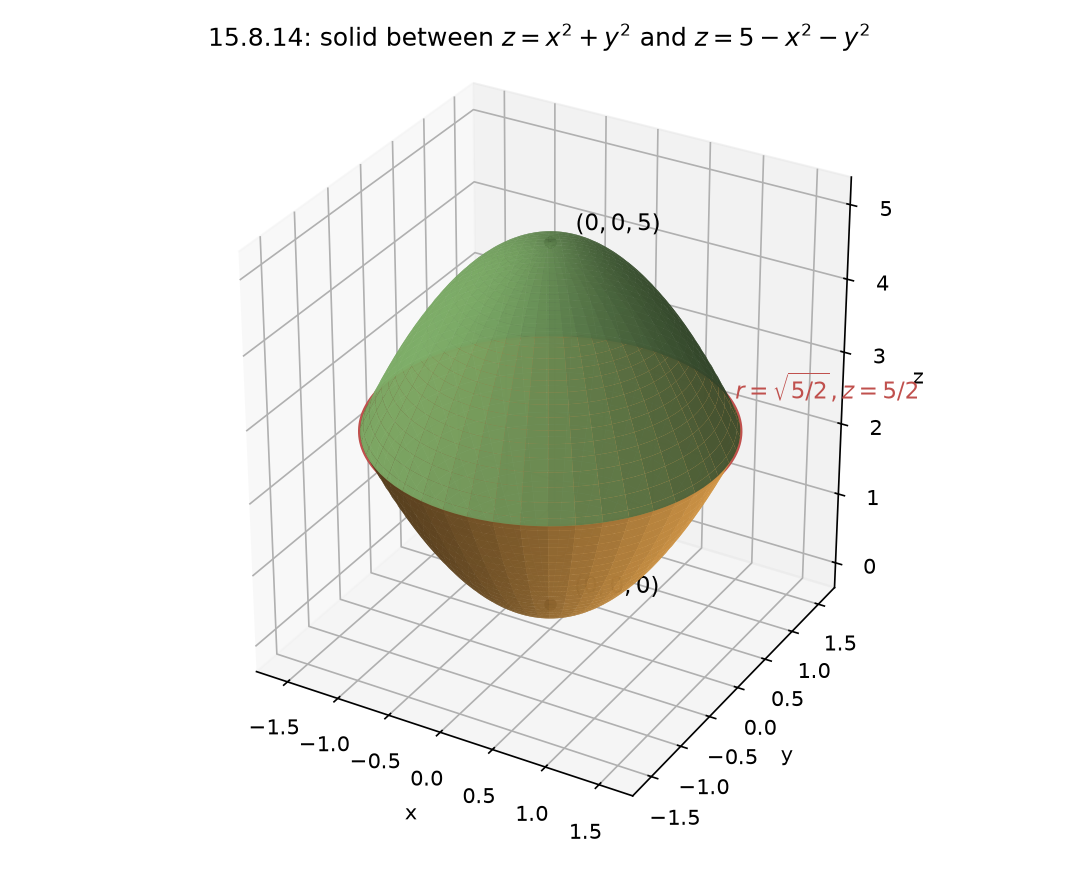

The script that saved this image:
"""3D picture of the solid enclosed by z = x^2 + y^2 and z = 5 - x^2 - y^2.

The two paraboloids meet along the circle r = sqrt(5/2) at height
z = 5/2; the solid sits between them.
"""
import numpy as np
import matplotlib
matplotlib.use("Agg")
import matplotlib.pyplot as plt
from mpl_toolkits.mplot3d import Axes3D  # noqa: F401

r_star = np.sqrt(5.0 / 2.0)
rp, tp = np.meshgrid(np.linspace(0, r_star, 60), np.linspace(0, 2 * np.pi, 90))
xp = rp * np.cos(tp)
yp = rp * np.sin(tp)

# lower paraboloid z = r^2
zl = rp**2
ax_surf_l = None
fig = plt.figure(figsize=(7.2, 5.8))
ax = fig.add_subplot(111, projection="3d")
ax.plot_surface(xp, yp, zl, color="#e0a04a", alpha=0.9, rstride=2, cstride=2)

# upper paraboloid z = 5 - r^2
zu = 5 - rp**2
ax.plot_surface(xp, yp, zu, color="#7fb069", alpha=0.9, rstride=2, cstride=2)

# intersection circle r = r_star at z = 5/2
tc = np.linspace(0, 2 * np.pi, 200)
ax.plot(r_star * np.cos(tc), r_star * np.sin(tc),
        np.full_like(tc, 2.5), color="#c0504d", lw=2)

# vertices
ax.scatter([0], [0], [0], color="k", s=25, zorder=5)
ax.scatter([0], [0], [5], color="k", s=25, zorder=5)
ax.text(0.15, 0.15, 0.1, r"$(0,0,0)$", fontsize=11)
ax.text(0.15, 0.15, 5.1, r"$(0,0,5)$", fontsize=11)
ax.text(r_star * 0.72, r_star * 0.72, 2.55,
        r"$r=\sqrt{5/2}, z=5/2$", fontsize=11, color="#c0504d")

ax.set_xlabel("x")
ax.set_ylabel("y")
ax.set_zlabel("z")
ax.set_title(rf"15.8.14: solid between $z=x^2+y^2$ and $z=5-x^2-y^2$")
ax.set_box_aspect((2.0, 2.0, 2.2))
fig.tight_layout()
fig.savefig("calculus-15.8.14/solution/part1_figure1.png", dpi=150)
print("saved figure 1")
